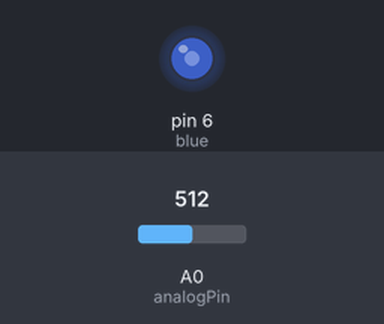
A sketch run on a simulated Arduino Uno, built with avr-gcc and run on an emulated ATmega328P. On the bench: output pins drawn as LEDs (lit = HIGH). The test bench sets the inputs (shaded band); at power-on: A0 (analogPin) = 512.

Above: at 1.2 s.
1.3 s: A0 (analogPin) set to 716
At 2.5 s:
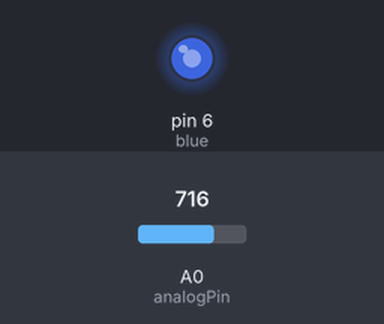
2.8 s: A0 (analogPin) set to 900
At 3.7 s:
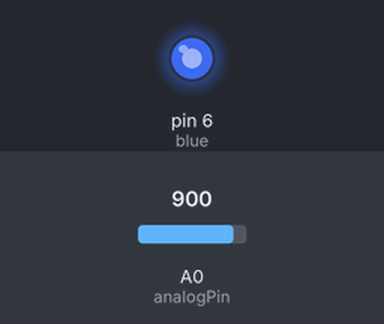
4.3 s: A0 (analogPin) set to 122
At 4.9 s:
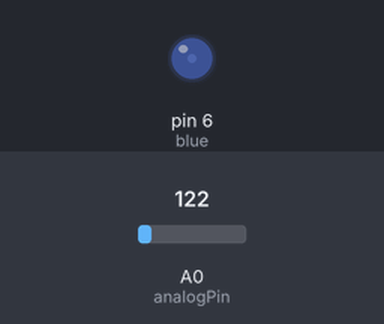
5.8 s: A0 (analogPin) set to 0
At 7.0 s:
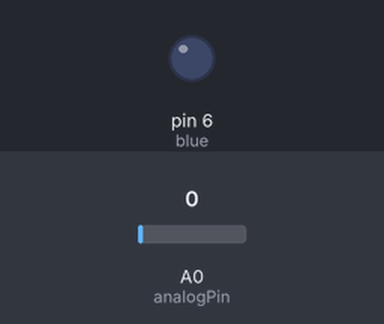
7.3 s: A0 (analogPin) set to 511
At 8.3 s:
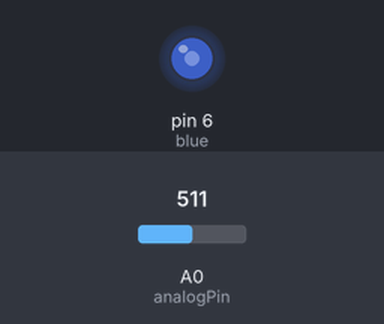
Timing chart, 0 to 9.8 s (numbered marks = the images above; inputs shaded):
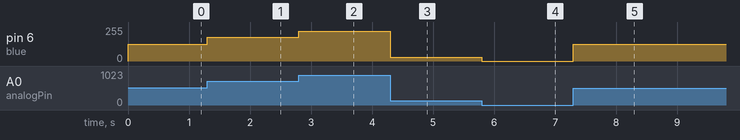

The sketch:

Works_006.ino
```cpp
/* Arduino Workshop
   Works_006
   Analog Devices (2)
*/

/**
 * Now that we know we can read voltage from potentiometers,
 * lets try to send this value through PWM pins as cycle.
 */

/* Variables */
static const int blue = 6;
static const int analogPin = 0;

static int cycle = 0; // 0% cycle

void setup()
{
  pinMode(blue, OUTPUT);
}

void loop()
{
  cycle = analogRead(analogPin);
  cycle = map(cycle, 0, 1023, 0, 255);
  analogWrite(blue, cycle);
}
```

Measured:
- after the input at 1.3 s, pin 6 (blue): 127/255 → 178/255 at once
- after the input at 2.8 s, pin 6 (blue): 178/255 → 224/255 at once
- after the input at 4.3 s, pin 6 (blue): 224/255 → 30/255 at once
- after the input at 5.8 s, pin 6 (blue): 30/255 → 0/255 at once
- after the input at 7.3 s, pin 6 (blue): 0/255 → 127/255 at once
